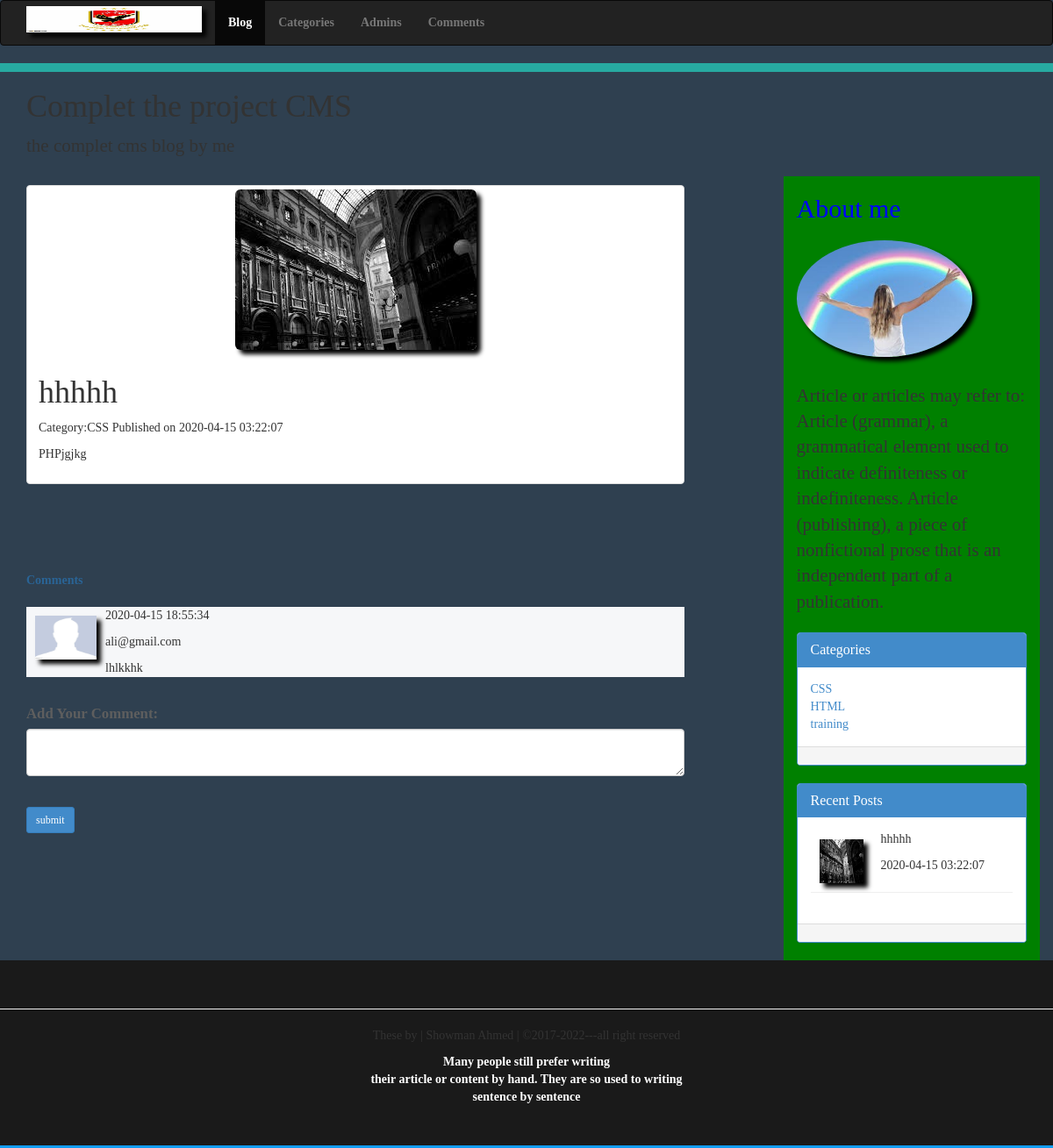
Page /full_post.php?id=3 (signed in) on the committed database.
### tables this page shows
CREATE TABLE `posts` (
  `id` int(11) NOT NULL,
  `title` varchar(255) NOT NULL,
  `category` varchar(255) NOT NULL,
  `author` varchar(255) NOT NULL,
  `image` varchar(255) NOT NULL,
  `describtion` varchar(1000) NOT NULL,
  `created_at` timestamp NOT NULL DEFAULT current_timestamp(),
  `updated_at` datetime DEFAULT current_timestamp()
);

CREATE TABLE `comments` (
  `id` int(11) NOT NULL,
  `author` varchar(255) NOT NULL,
  `comment` varchar(255) NOT NULL,
  `status` tinyint(1) NOT NULL,
  `post_id` int(11) NOT NULL,
  `created_at` timestamp NOT NULL DEFAULT current_timestamp(),
  `updated_at` datetime NOT NULL DEFAULT current_timestamp()
);

CREATE TABLE `categories` (
  `id` int(11) NOT NULL,
  `name` varchar(255) NOT NULL,
  `creater` varchar(255) NOT NULL,
  `created_at` timestamp NOT NULL DEFAULT current_timestamp(),
  `updated_at` datetime DEFAULT NULL
);

### Classes/DB_Config.php (called while the page is built)
<?php
$config = [
    'localhost',
    'root',
    '',
    'php_cms'
];

### Classes/Query.php (called while the page is built, shortened)
<?php
require 'Classes/DB_Config.php';
require 'Classes/MysqlAdapter.php';
class Query extends MysqlAdapter
{
    private $category_table = 'categories';
    private $post_table = 'posts';
    private $comment_table = 'comments';
    public function getComments($post_id){
        $query = "SELECT * FROM $this->comment_table WHERE status = 1 AND post_id = '$post_id'";
        $this->query ($query);
        return $this->fetchAll ();
    }
    public function get_Categories(){
        $query = "SELECT * FROM $this->category_table ORDER BY created_at";
        $this->query ($query);
        return $this->fetchAll ();
    }
    public function getPosts_ById($post_id){
        $query = "SELECT * FROM $this->post_table WHERE id = '$post_id' ORDER BY created_at desc ";
        $this->query ($query);
        return $this->fetchAll ();
    }
}

### Classes/MysqlAdapter.php (called while the page is built, shortened)
<?php
class MysqlAdapter{
    protected $config = [];
    protected $link;
    protected $result;
    public function __construct(array $config)
    {
        $this->config = $config;
    }
    public function connect(){
        if($this->link === null){
            list($host, $username, $password, $database) = $this->config;
            if(!$this->link = mysqli_connect ($host, $username, $password, $database)){
                throw new RuntimeException(" Error connecting with server : ". mysqli_connect_error ());
            }
        }
        return $this->link;
    }
    public function query($query){
        if(!$this->result = mysqli_query ($this->link, $query)){
            throw new RuntimeException('ERROR in the specified query' . $query . mysqli_error ($this->link));
        }
        return $this->result;
    }
    public function fetchAll(){
        if($this->result !== null){
            if($all = mysqli_fetch_all ($this->result, MYSQLI_ASSOC)){
                $this->freeResult();
            }
            return $all;
        }
        return false;
    }
    public function freeResult(){
        return true;
    }
}

### full_post.php (the view, shortened to what this page needs)
<?php
require_once 'Classes/Query.php';
$post = new query();
if (isset($_GET['id'])){
    $comments_OnPost = $post->getComments ($_GET['id']);
}
$categories = $post->get_Categories ();
if (isset($_GET['id'])){
    $posts = $post->getPosts_ById ($_GET['id']);
}
?>
<!DOCTYPE html>
<html lang="en">
<head>
    <?php require 'partials/links.php'?>
</head>
<body>
<nav class="navbar navbar-inverse" role="navigation">
    <div class="container">
        <a class="navbar-header" >
            <div class="navbar-brand" href="blog.php">
                <img style="margin-top: -12px" src="image/kk.jpg" width=200; height=30;>
        </a>
    </div>
    <ul class="nav navbar-nav">
        <li class="active"><a href="blog.php" >Blog</a></li>
        <li><a href="categories.php" >Categories</a></li>
        <li><a href="admins.php" >Admins</a></li>
        <li><a href="comments.php"> Comments</a></li>
    </ul>
</nav>
<div style="height: 10px; background: #27aaa1;"></div>
<div class="container">
    <div class="blog-header">
        <h1>Complet the project CMS</h1>
        <p class="lead">the complet cms blog by me</p>
    </div>
    <div class="row">
        <div class="col-sm-8">
            <?php
            foreach ($posts as $post){
                ?>
                <div class="blogpost thumbnail">
                    <img class="img-responsive img-rounded" src="uploads/<?php echo $post['image']; ?>">
                    <div class="caption">
                        <h1 id="heading"><?php echo htmlentities($post['title']) ?></h1>
                        <p class="description">Category:<?php echo htmlentities($post['category']); ?> Published on <?php echo htmlentities($post['created_at']); ?></p>
                        <p class="post">
                            <?php echo nl2br($post['describtion']); ?></p>
                    </div>
                </div>
            <?php } ?>
            <br><br>
            <br><br>
            <span class="fieldInfo" style="font-weight: bold; color: #2a6496">Comments</span>
            <?php
            foreach ($comments_OnPost as $raw_comment){
                ?>
                <div class="blockcomment" style="background-color: #f6f7f9;">
                    <img style="margin-left: 10px; margin-top: 10px;" src="image/comment.jpg" width="70" height="50" class="pull-left">
                    <p style="margin-left: 90px; margin-top: 20px;"><?php echo $raw_comment['created_at']; ?></p>
                    <p style="margin-left: 90px;"><?php echo $raw_comment['author']; ?></p>
                    <p style="margin-left: 90px;"><?php echo nl2br($raw_comment['comment']); ?></p>
                </div>
            <?php } ?>
            <br>
            <div>
                <form action="full_post.php?id=<?php echo $post['id']; ?>" method="post" enctype="multipart/form-data">
                    <fieldset>
                        <div class="form-group">
                            <label class="foo" for="Comment"><span style="color: #5e5e5e" class="fieldInfo">Add Your Comment:</span></label>
                            <textarea class="form-control" name="comment" id="comment"></textarea>
                        </div>
                        <br>
                        <input class="btn btn-primary btn-sm" type="submit" name="submit" value="submit">
                    </fieldset>
                    <br>
                </form>
            </div>
        </div>
        <div class="col-sm-offset-1 col-sm-3">
            <h2 style="color: blue;">About me</h2>
            <img class="img-responsive img-circle imageicon" src="image/3.jpg" style="margin-bottom: 30px; margin-top: 20px;">
            <p class="lead">Article or articles may refer to: Article (grammar), a grammatical element used to indicate definiteness or indefiniteness. Article (publishing), a piece of nonfictional prose that is an independent part of a publication.</p>
            <div class="panel panel-primary">
                <div class="panel-heading">
                    <h2 class="panel-title">Categories</h2>
                </div>
                <div class="panel-body">
                    <?php
                    foreach ($categories as $category){
                        ?>
                        <a href="blog.php?Category=<?php echo $category['id']; ?>">
                            <span id="heading"><?php echo $category['name'] . "<br>";?></span>
                        </a>
                    <?php } ?>
                </div>
                <div class="panel-footer">
                </div>
            </div>
            <div class="panel panel-primary">
                <div class="panel-heading">
                    <h2 class="panel-title">Recent Posts</h2>
                </div>
                <div class="panel-body">
                    <?php
                    foreach ($posts as  $post){
                        ?>
                        <div>
                            <img class="pull-left" style="margin-top: 10px; margin-left: 10px;" height="50px" width="50px" src="uploads/<?php echo htmlentities($post['image']); ?> ">
                          <?php
                          if($post['id']){
                          ?>
                           <p style="margin-left: 80px;"><?php echo $post['title']; ?></p>
                          <?php } else{?>
                            <a href="full_post.php?id=<?php $post['id'] ?>">
                            <p style="margin-left: 80px;"><?php echo $post['title']; ?></p>
                            </a>
                          <?php } ?>
                            <p style="margin-left: 80px;"><?php echo $post['created_at']; ?></p>
                            <hr>
                        </div>
                    <?php } ?>
                </div>
                <div class="panel-footer">
                </div>
            </div>
        </div>
    </div>
</div>
<?php require 'partials/footer.php';?>
</body>
</html>

### css/style.css (style rules this page uses)
* { margin: 0; padding: 0; }
body { font-family: 'Raleway', sans-serif; overflow-y: scroll; overflow-x: hidden; font-family: cursive; }
.foo { color: red; font-size: 1.2em; }

### css/adminstyle.css (style rules this page uses)
* { margin: 0; padding: 0; }
body { background-color: #2f4050; }
.navbar-nav li { font-weight: bold; font-family: Bitter,Georgia,Times,"Times New Roman,serif"; }

### full_post.php (style rules this page uses)
.col-sm-3 { background-color: green; }
img { box-shadow: 5px 5px 5px black; }
.imageicon { margin-bottom: 15px; margin-top: 5px; max-width: 200px; max-height: 200px; display: block; box-shadow: 5px 5px 5px black; }

### rows in the picture
posts: image (picture), title "hhhhh", category "CSS", created_at "2020-04-15 03:22:07", describtion "PHPjgjkg"
comments: created_at "2020-04-15 18:55:34", author "ali@gmail.com", comment "lhlkkhk"
categories: name "CSS"
categories: name "HTML"
categories: name "training"
